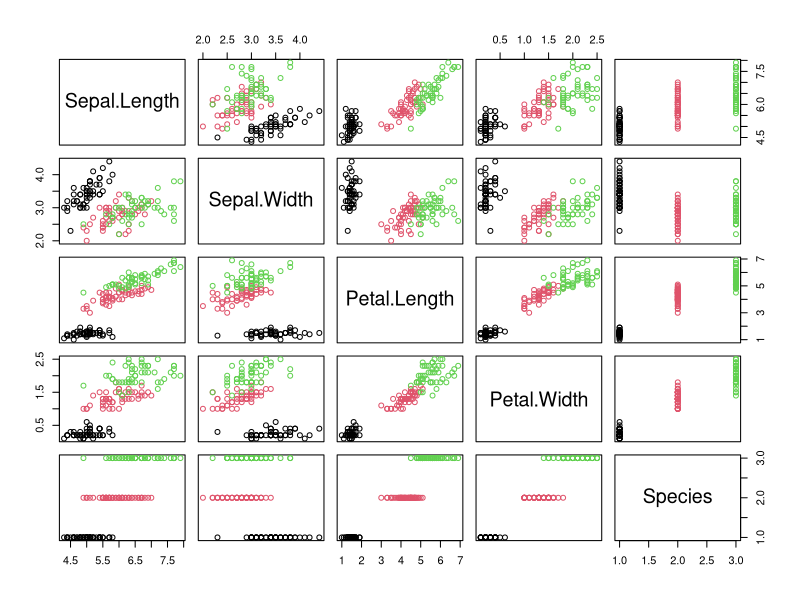

Source code (R):
## ---- chunk 1
knitr::opts_chunk$set(echo = FALSE, warning = FALSE)
  library(caret)
## ---- chunk 2
  plot(iris, col = iris$Species)
## ---- chunk 3
  
  # Build model formula
  modelFormula <- paste("Species ~ ", "Sepal.Length", 
                        "+", "Petal.Width")
  # Build model
  model <- train(formula(modelFormula), data=iris, method='lda', 
                 trControl=trainControl(method='cv', number=10))
  newData <- data.frame("xPredInput" = 5.7,"yPredInput" = 1.3)
  names(newData)[names(newData) == "xPredInput"] <- "Sepal.Length"
  names(newData)[names(newData) == "yPredInput"] <- "Petal.Width"
  modelPred <- predict(model, newData)
  paste("Predicted species:",as.character(modelPred))
